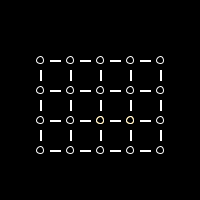
Frame 1 (no input)
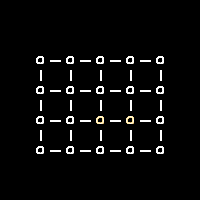
Frame 60 (the mouse pressed at the canvas centre just before this capture)
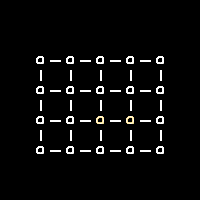
Frame 120 (the mouse held since frame 60 and released just before this capture)

The Processing sketch that drew these frames (run headless with seeded random() and noise(); from frame 60 on, the mouse is pressed at the canvas centre):

// Processing sketch: processing_97181
// ── processing_97181.pde

//Emanuele Reis - Exercício Reforço 6
void setup (){
size(200,200);
background(0);
}

int x;
int y;

 void draw (){
   noFill();
 stroke(#FFBC00);
        ellipse (100,120,7,7);
        ellipse (130,120,7,7);

  stroke (255);
for (int x=40; x<190; x=x+30){
    for (int y=60; y<160; y=y+30)
      ellipse (x, y, 7,7);
  for (int a=50; a<160; a=a+30)
     for (int b= 60; b<170; b=b+30)
       rect (a, b, 10,1);
    for ( int i=40; i<190; i=i+30)
      for (int j= 70; j<160; j=j+30)
        rect (i, j, 1, 10);
 }
   }
